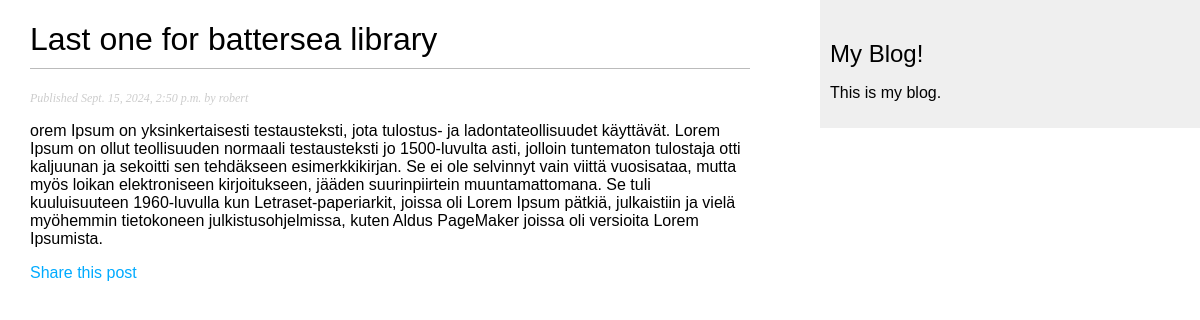
Page /blog/2024/9/15/last-one-for-battersea-library/ on the committed database.
### blog/models.py (models this page shows, shortened)
class Post(models.Model):
    class Status(models.TextChoices):
        DRAFT = 'DF', 'Draft'
        PUBLISHED = 'PB', 'Published'
    title = models.CharField(max_length=250)
    slug = models.SlugField(
        max_length=250,
        unique_for_date='publish'
        )
    author = models.ForeignKey(
        settings.AUTH_USER_MODEL,
        on_delete=models.CASCADE,
        related_name="blog_posts"
    )
    body = models.TextField()
    publish = models.DateTimeField(default=timezone.now)
    created = models.DateTimeField(auto_now_add=True)
    updated = models.DateTimeField(auto_now=True)
    status = models.CharField(
        max_length=2,
        choices=Status,
        default=Status.DRAFT
    )
    objects = models.Manager()  #default manager
    published = PublishedManager()  #custom manager
    class Meta:
        ordering = ['-publish']
        indexes = [
            models.Index(fields=['-publish']),
        ]

### blog/views.py (the view)
def post_detail(request, year, month, day, post):
    post = get_object_or_404(
        Post,
        status=Post.Status.PUBLISHED,
        slug=post,
        publish__year=year,
        publish__month=month,
        publish__day=day
    )
    return render(
        request,
        'blog/post/detail.html',
        {'post': post}
    )

### blog/templates/blog/post/detail.html (shortened to what this page needs)
{% extends 'blog/base.html' %}
{% block content %}
    <h1>{{ post.title }}</h1>
    <p class="date">
        Published {{ post.publish }} by  {{ post.author }}
    </p>
    {{ post.body|linebreaks }}
    <p>
        <a href="{% url 'blog:post_share' post.id %}">
            Share this post
        </a>
    </p>
{% endblock %}

### blog/static/css/blog.css (style rules this page uses)
body { margin:0; padding:0; font-family:helvetica, sans-serif; }
a { color:#00abff; text-decoration:none; }
h1 { font-weight:normal; border-bottom:1px solid #bbb; padding:0 0 10px 0; }
p.date { color:#ccc; font-family: georgia, serif; font-size: 12px; font-style: italic; }

### rows in the picture
Post: title "Last one for battersea library", publish "Sept. 15, 2024, 2:50 p.m.", author "robert", body "orem Ipsum on yksinkertaisesti testausteksti, jota tulostus- ja ladontateollisuudet käyttävät. Lorem Ipsum on ollut teollisuuden normaali testausteksti jo 1500-luvulta asti, jolloin tuntematon tulostaja otti kaljuunan ja sekoitti sen tehdäkseen esimerkkikirjan. Se ei ole selvinnyt vain viittä vuosisataa, mutta myös loikan elektroniseen kirjoitukseen, jääden suurinpiirtein muuntamattomana. Se tuli kuuluisuuteen 1960-luvulla kun Letraset-paperiarkit, joissa oli Lorem Ipsum pätkiä, julkaistiin ja vielä myöhemmin tietokoneen julkistusohjelmissa, kuten Aldus PageMaker joissa oli versioita Lorem Ipsumista."
